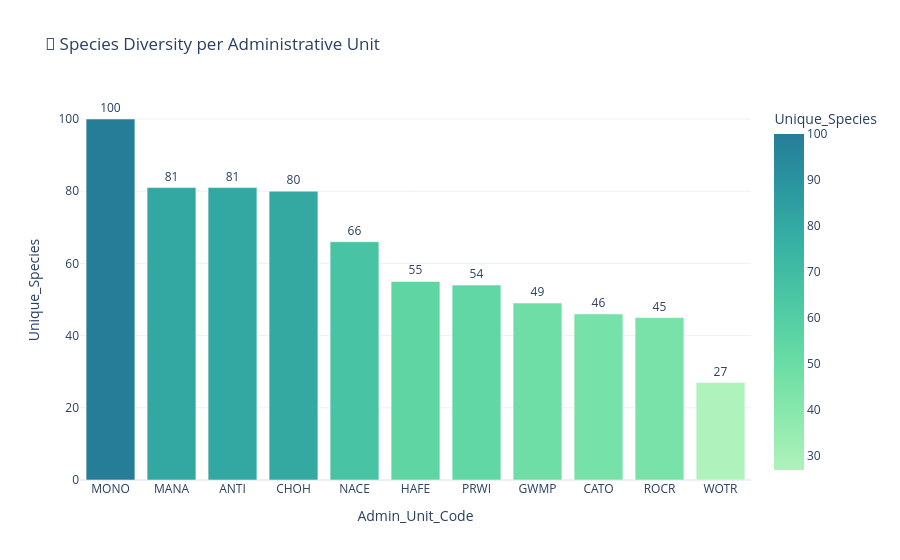

This figure's notebook cell:
### Code cell
# ── Unique species per Admin Unit ──
admin_div = df.groupby('Admin_Unit_Code')['Scientific_Name'].nunique().reset_index(name='Unique_Species')
admin_div.sort_values('Unique_Species', ascending=False, inplace=True)

fig = px.bar(admin_div, x='Admin_Unit_Code', y='Unique_Species',
             text='Unique_Species', color='Unique_Species',
             color_continuous_scale='Tealgrn',
             title='🌿 Species Diversity per Administrative Unit',
             template='plotly_white')
fig.update_traces(textposition='outside')
fig.show()

print('\nTop 5 biodiversity hotspots:')
print(admin_div.head())

### Figure 1 — Plotly figure (JSON) as saved in the notebook; plotly's stock layout.template omitted (floating-point values rounded to 4 significant figures)
{"data": [{"hovertemplate": "Admin_Unit_Code=%{x}<br>Unique_Species=%{marker.color}<extra></extra>", "legendgroup": "", "marker": {"color": [100, 81, 81, 80, 66, 55, 54, 49, 46, 45, 27], "coloraxis": "coloraxis", "pattern": {"shape": ""}}, "name": "", "orientation": "v", "showlegend": false, "text": [100.0, 81.0, 81.0, 80.0, 66.0, 55.0, 54.0, 49.0, 46.0, 45.0, 27.0], "textposition": "outside", "type": "bar", "x": ["MONO", "MANA", "ANTI", "CHOH", "NACE", "HAFE", "PRWI", "GWMP", "CATO", "ROCR", "WOTR"], "xaxis": "x", "y": [100, 81, 81, 80, 66, 55, 54, 49, 46, 45, 27], "yaxis": "y"}], "layout": {"barmode": "relative", "coloraxis": {"autocolorscale": false, "colorbar": {"title": {"text": "Unique_Species"}}, "colorscale": [[0.0, "rgb(176, 242, 188)"], [0.1667, "rgb(137, 232, 172)"], [0.3333, "rgb(103, 219, 165)"], [0.5, "rgb(76, 200, 163)"], [0.6667, "rgb(56, 178, 163)"], [0.8333, "rgb(44, 152, 160)"], [1.0, "rgb(37, 125, 152)"]]}, "legend": {"tracegroupgap": 0}, "title": {"text": "🌿 Species Diversity per Administrative Unit"}, "xaxis": {"anchor": "y", "domain": [0.0, 1.0], "title": {"text": "Admin_Unit_Code"}}, "yaxis": {"anchor": "x", "domain": [0.0, 1.0], "title": {"text": "Unique_Species"}}}}
